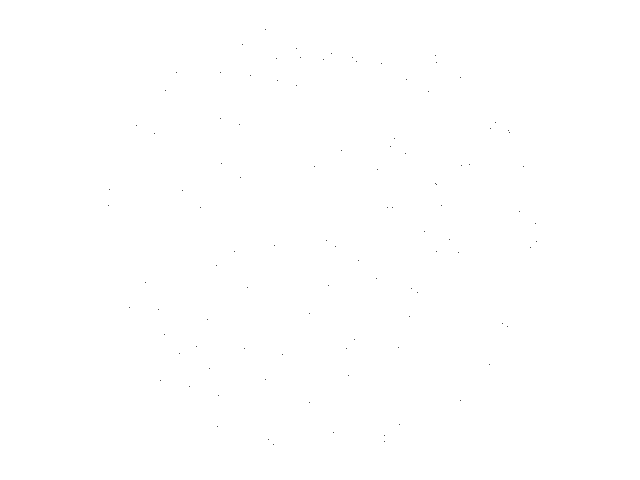
Frame 1 (no input)
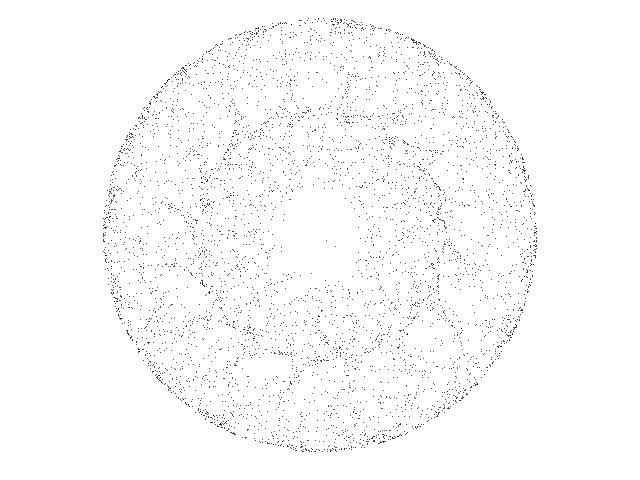
Frame 60 (the mouse pressed at the canvas centre just before this capture)
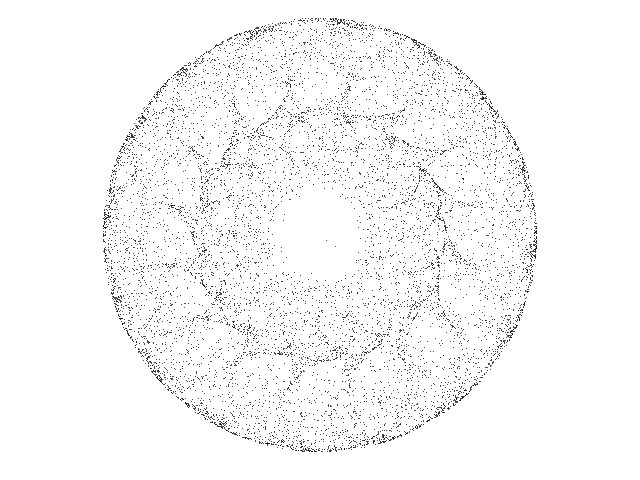
Frame 120 (the mouse held since frame 60 and released just before this capture)

The Processing sketch that drew these frames (run headless with seeded random() and noise(); from frame 60 on, the mouse is pressed at the canvas centre):

// Processing sketch: Icon_Q
// ── Icon_Q.pde
// Symmetric-Icon Q chaotic map //

  float x = 0.01;
  float y = 0.01;
  float lambda = 2.39;
  float alpha = -2.5;
  float beta = -0.1;
  float gamma = 0.9;
  float omega = -0.15;
  int degree = 16;


void setup() {
  
  size(640, 480);
  background(255);
  
}

void draw() {
  
  for (int i=0; i<100; i++) {
    
    float zzbar = sq(x) + sq(y);
    float p = alpha * zzbar + lambda;
    float zreal = x;
    float zimag = y;

    for (int u=0; u<degree-2; u++) {

      float za = zreal * x - zimag * y;
      float zb = zimag * x + zreal * y;
      zreal = za;
      zimag = zb;
      
    }
    
    float zn = x * zreal - y * zimag;
    p = p + beta * zn;
    float xnew = p *x + gamma * zreal - omega * y;
    float ynew = p *y - gamma * zimag + omega * x;
    x = xnew;
    y = ynew;

    point(320 + (240 * x), 235 + (240 * y));

  }

}
